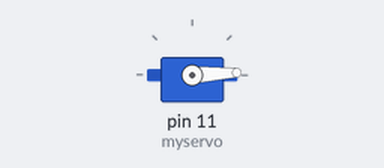
Recording of a sketch running on a simulated Arduino Uno, built with avr-gcc and run on an emulated ATmega328P. Parts: servo.

Above: at 0.05 s.
At 1.3 s:
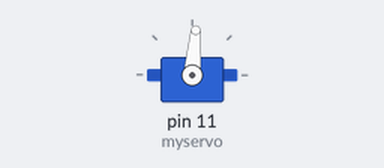
At 2.6 s:
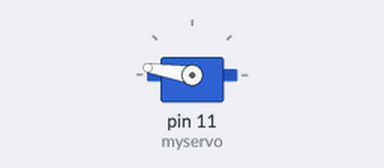
At 5.2 s:
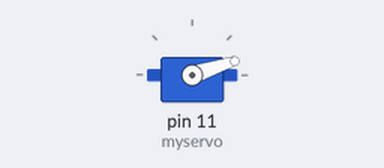
Timing chart, 0 to 7.1 s (numbered marks = the images above):
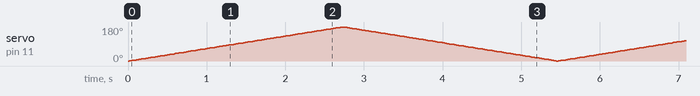

The sketch:

Smigielko.ino
```cpp
#include <Servo.h>
Servo myservo;

int pos = 0;

void setup() {

  myservo.attach(11);

}

void loop() {

  for (pos = 0; pos <= 180; pos += 1) {

    myservo.write(pos);
    delay(15);

  }

  for (pos = 180; pos >= 0; pos -= 1) {

    myservo.write(pos);
    delay(15);

  }
}
```
